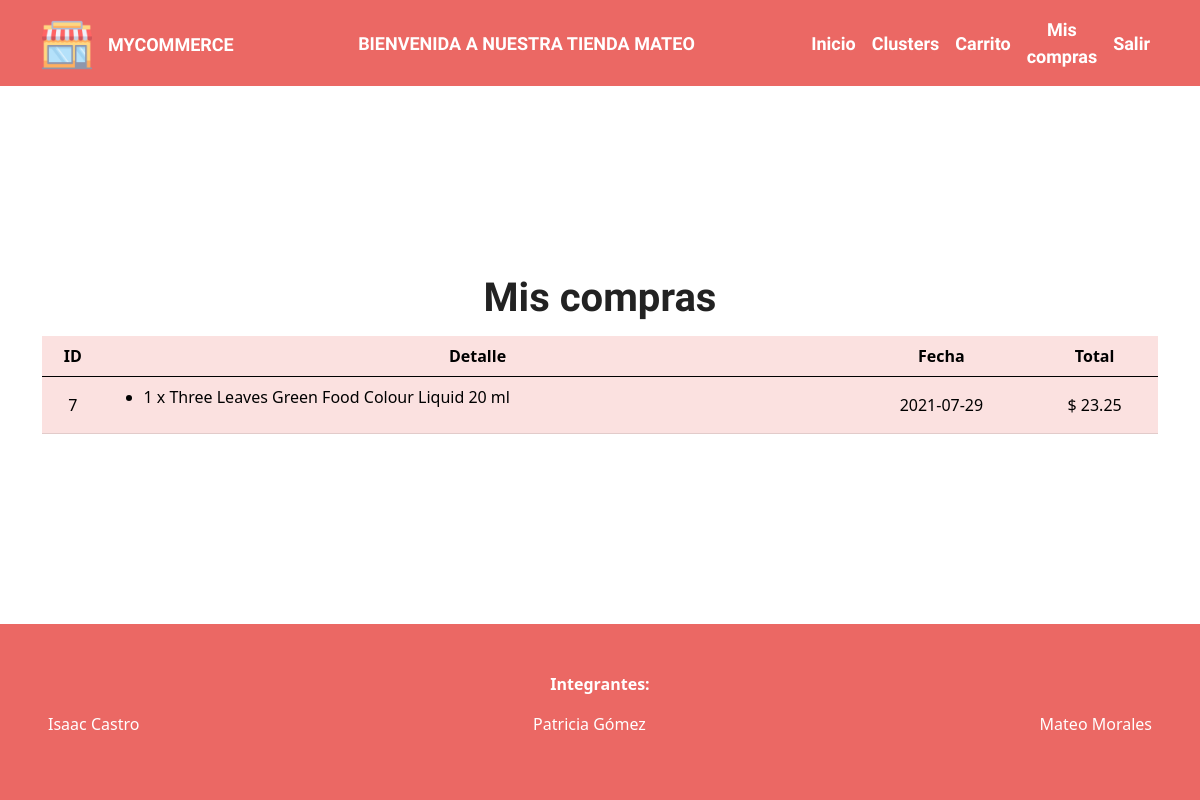
Screenshot of /compras (signed in) with the database file from the repository.
### tables this page shows
CREATE TABLE users ( id INTEGER PRIMARY KEY AUTOINCREMENT, names text not null, email text not null, password text not null);

CREATE TABLE "payments" (
	"id"	INTEGER PRIMARY KEY AUTOINCREMENT,
	"date"	INTEGER NOT NULL,
	"total"	NUMERIC NOT NULL,
	"user_id"	INTEGER NOT NULL,
	FOREIGN KEY("user_id") REFERENCES "users"("id")
);

### app.py (the view)
@app.route('/compras')
@login_required
def get_compras():
    conn = sqlite3.connect('app.db')
    curs = conn.cursor()
    user_id = current_user.get_id()
    curs.execute("SELECT * FROM payments where user_id = (?)", [user_id])
    compras = list(curs.fetchall())
    detalle = []
    for compra in compras:
        obj = {
            "id": compra[0],
            "fecha": compra[1],
            "total": compra[2]
        }
        curs.execute("SELECT * FROM payment_detail where payment_id = (?)", [obj['id']])
        compra_detalle = list(curs.fetchall())
        detalle_prods = []
        if len(compra_detalle) > 0:
            for item in compra_detalle:
                prod_id = item[1]
                prod = products.get_product_by_id(prod_id)
                cantidad = item[2]
                detalle_prods.append((prod, cantidad))
        obj['detalle'] = detalle_prods
        detalle.append(obj)
    return render_template('compras.html', user= current_user.get_data(), detalle=detalle)

### app.py (called while the page is built)
@login_manager.user_loader
def load_user(user_id):
    conn = sqlite3.connect('app.db')
    curs = conn.cursor()
    curs.execute("SELECT * from users where id = (?)", [user_id])
    lu = curs.fetchone()
    if lu is None:
        return None
    else:
        return User(int(lu[0]), lu[1], lu[2], lu[3])

@app.template_filter('date')
def timestamp_to_date(ts):
    date = datetime.fromtimestamp(ts)
    return date.date()

### controllers/products.py (called while the page is built)
def get_product_by_id(id):
    for prod in products:
        if int(prod['ID']) == id:
            return prod
    return None

### controllers/users.py (called while the page is built)
    def get_id(self):
        return self.id

    def get_data(self):
        return {'id': self.id, 'names': self.names, 'email': self.email}

### templates/compras.html
{% extends "base.html" %} {% block content %}
<div class="container">
  <div class="row">
    <div class="col">
      <h1 class="text-center my-3">Mis compras</h1>
      <table class="table table-primary">
        <thead>
          <tr>
            <th class="text-center">ID</th>
            <th class="text-center">Detalle</th>
            <th class="text-center">Fecha</th>
            <th class="text-center">Total</th>
          </tr>
        </thead>
        <tbody>
          {% for item in detalle %}
          <tr>
            <td class="text-center align-middle">
              {{ item['id'] }}
            </td>
            <td>
              <ul>
                {% for detalle in item.detalle %}
                <li> {{ detalle[1]}} x {{ detalle[0]['PRODUCT NAME'] }} </li>
                {% endfor %}
              </ul>
            </td>
            <td class="text-center align-middle"> {{ item.fecha|date }} </td>
            <td class="text-center align-middle"> $ {{ item.total }}</td>
          </tr>
          {% endfor %}
        </tbody>
      </table>
    </div>
  </div>
</div>
{% endblock %}

### templates/base.html (shortened to what this page needs)
<!DOCTYPE html>
<html lang="en">
<head>
  <link rel="stylesheet" href="/static/css/bootstrap.min.css">
  <link rel="stylesheet" href="https://cdnjs.cloudflare.com/ajax/libs/font-awesome/5.15.3/css/all.min.css" />
  <link rel="stylesheet" href="/static/css/styles.css">
</head>
<body class="d-flex flex-column justify-content-between">
  <nav class="navbar navbar-expand-lg navbar-dark bg-primary">
    <div class="container">
      <a class="navbar-brand" href="/">
        <img class="logo" src="/static/img/shops.png" alt="Logo UPS" />
      </a>
      <a class="navbar-brand" href="/">MyCommerce</a>
      {% if user %}
      <div class="text-center w-100">
        <span class="text-white text-uppercase"> Bienvenida a nuestra tienda {{user.names}}</span>
      </div>
      {% endif %}
      <div class="collapse navbar-collapse">
        <ul class="navbar-nav ms-auto mb-2 mb-lg-0">
          <li class="nav-item align-self-center">
            <a class="nav-link active" href="/">Inicio</a>
          </li>
          <li class="nav-item align-self-center">
            <a class="nav-link active" href="/clusters">Clusters</a>
          </li>
          {% if not user %}
          <li class="nav-item align-self-center">
            <a class="nav-link active" href="/registro">Registro</a>
          </li>
          <li class="nav-item align-self-center">
            <a class="nav-link active" href="/login">Iniciar Sesion</a>
          </li>
          {% else %}
          <li class="nav-item align-self-center">
            <a class="nav-link active" href="/carrito">Carrito</a>
          </li>
          <li class="nav-item align-self-center text-center">
            <a class="nav-link active" href="/compras">Mis compras</a>
          </li>
          <li class="nav-item align-self-center">
            <a class="nav-link active" href="/logout">Salir</a>
          </li>
          {% endif %}
        </ul>
      </div>
    </div>
  </nav>
    {% block content %} {% endblock %}
  <footer class="position-relative bg-primary text-white p-5">
    <p class="text-center">
      <strong>Integrantes:</strong>
    </p>
    <ul class="list-unstyled d-flex justify-content-between">
      <li>Isaac Castro </li>
      <li>Patricia Gómez</li>
      <li>Mateo Morales</li>
    </ul>
  </footer>
</body>
</html>

### static/css/styles.css (style rules this page uses)
.logo { width: 50px; height: 50px; }
body { height: 100vh; }

### rows the page displays
users: names "MATEO"
payments: id "7", detalle "1", detalle "Three Leaves Green Food Colour Liquid 20 ml", fecha "2021-07-29", total "23.25"
